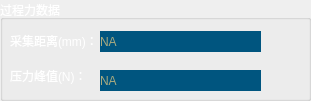
  <widget class="QGroupBox" name="groupBox_2">
   <property name="geometry">
    <rect>
     <x>700</x>
     <y>350</y>
     <width>311</width>
     <height>101</height>
    </rect>
   </property>
   <property name="palette">
    <palette>
     <active>
      <colorrole role="WindowText">
       <brush brushstyle="SolidPattern">
        <color alpha="255">
         <red>255</red>
         <green>255</green>
         <blue>255</blue>
        </color>
       </brush>
      </colorrole>
     </active>
     <inactive>
      <colorrole role="WindowText">
       <brush brushstyle="SolidPattern">
        <color alpha="255">
         <red>255</red>
         <green>255</green>
         <blue>255</blue>
        </color>
       </brush>
      </colorrole>
     </inactive>
     <disabled>
      <colorrole role="WindowText">
       <brush brushstyle="SolidPattern">
        <color alpha="255">
         <red>120</red>
         <green>120</green>
         <blue>120</blue>
        </color>
       </brush>
      </colorrole>
     </disabled>
    </palette>
   </property>
   <property name="title">
    <string>过程力数据</string>
   </property>
   <widget class="QLabel" name="label">
    <property name="geometry">
     <rect>
      <x>10</x>
      <y>20</y>
      <width>91</width>
      <height>41</height>
     </rect>
    </property>
    <property name="text">
     <string>采集距离(mm)：</string>
    </property>
   </widget>
   <widget class="QLabel" name="label_2">
    <property name="geometry">
     <rect>
      <x>10</x>
      <y>60</y>
      <width>91</width>
      <height>31</height>
     </rect>
    </property>
    <property name="text">
     <string>压力峰值(N)：</string>
    </property>
   </widget>
   <widget class="QLabel" name="dstLb">
    <property name="geometry">
     <rect>
      <x>100</x>
      <y>31</y>
      <width>161</width>
      <height>21</height>
     </rect>
    </property>
    <property name="palette">
     <palette>
      <active>
       <colorrole role="WindowText">
        <brush brushstyle="SolidPattern">
         <color alpha="255">
          <red>170</red>
          <green>170</green>
          <blue>127</blue>
         </color>
        </brush>
       </colorrole>
       <colorrole role="Button">
        <brush brushstyle="SolidPattern">
         <color alpha="255">
          <red>0</red>
          <green>85</green>
          <blue>127</blue>
         </color>
        </brush>
       </colorrole>
       <colorrole role="Base">
        <brush brushstyle="SolidPattern">
         <color alpha="255">
          <red>0</red>
          <green>85</green>
          <blue>127</blue>
         </color>
        </brush>
       </colorrole>
       <colorrole role="Window">
        <brush brushstyle="SolidPattern">
         <color alpha="255">
          <red>0</red>
          <green>85</green>
          <blue>127</blue>
         </color>
        </brush>
       </colorrole>
      </active>
      <inactive>
       <colorrole role="WindowText">
        <brush brushstyle="SolidPattern">
         <color alpha="255">
          <red>170</red>
          <green>170</green>
          <blue>127</blue>
         </color>
        </brush>
       </colorrole>
       <colorrole role="Button">
        <brush brushstyle="SolidPattern">
         <color alpha="255">
          <red>0</red>
          <green>85</green>
          <blue>127</blue>
         </color>
        </brush>
       </colorrole>
       <colorrole role="Base">
        <brush brushstyle="SolidPattern">
         <color alpha="255">
          <red>0</red>
          <green>85</green>
          <blue>127</blue>
         </color>
        </brush>
       </colorrole>
       <colorrole role="Window">
        <brush brushstyle="SolidPattern">
         <color alpha="255">
          <red>0</red>
          <green>85</green>
          <blue>127</blue>
         </color>
        </brush>
       </colorrole>
      </inactive>
      <disabled>
       <colorrole role="WindowText">
        <brush brushstyle="SolidPattern">
         <color alpha="255">
          <red>120</red>
          <green>120</green>
          <blue>120</blue>
         </color>
        </brush>
       </colorrole>
       <colorrole role="Button">
        <brush brushstyle="SolidPattern">
         <color alpha="255">
          <red>0</red>
          <green>85</green>
          <blue>127</blue>
         </color>
        </brush>
       </colorrole>
       <colorrole role="Base">
        <brush brushstyle="SolidPattern">
         <color alpha="255">
          <red>0</red>
          <green>85</green>
          <blue>127</blue>
         </color>
        </brush>
       </colorrole>
       <colorrole role="Window">
        <brush brushstyle="SolidPattern">
         <color alpha="255">
          <red>0</red>
          <green>85</green>
          <blue>127</blue>
         </color>
        </brush>
       </colorrole>
      </disabled>
     </palette>
    </property>
    <property name="styleSheet">
     <string notr="true">background-color: rgb(0, 85, 127);</string>
    </property>
    <property name="text">
     <string>NA</string>
    </property>
   </widget>
   <widget class="QLabel" name="pressLb">
    <property name="geometry">
     <rect>
      <x>100</x>
      <y>70</y>
      <width>161</width>
      <height>21</height>
     </rect>
    </property>
    <property name="palette">
     <palette>
      <active>
       <colorrole role="WindowText">
        <brush brushstyle="SolidPattern">
         <color alpha="255">
          <red>170</red>
          <green>170</green>
          <blue>127</blue>
         </color>
        </brush>
       </colorrole>
       <colorrole role="Button">
        <brush brushstyle="SolidPattern">
         <color alpha="255">
          <red>0</red>
          <green>85</green>
          <blue>127</blue>
         </color>
        </brush>
       </colorrole>
       <colorrole role="Base">
        <brush brushstyle="SolidPattern">
         <color alpha="255">
          <red>0</red>
          <green>85</green>
          <blue>127</blue>
         </color>
        </brush>
       </colorrole>
       <colorrole role="Window">
        <brush brushstyle="SolidPattern">
         <color alpha="255">
          <red>0</red>
          <green>85</green>
          <blue>127</blue>
         </color>
        </brush>
       </colorrole>
      </active>
      <inactive>
       <colorrole role="WindowText">
        <brush brushstyle="SolidPattern">
         <color alpha="255">
          <red>170</red>
          <green>170</green>
          <blue>127</blue>
         </color>
        </brush>
       </colorrole>
       <colorrole role="Button">
        <brush brushstyle="SolidPattern">
         <color alpha="255">
          <red>0</red>
          <green>85</green>
          <blue>127</blue>
         </color>
        </brush>
       </colorrole>
       <colorrole role="Base">
        <brush brushstyle="SolidPattern">
         <color alpha="255">
          <red>0</red>
          <green>85</green>
          <blue>127</blue>
         </color>
        </brush>
       </colorrole>
       <colorrole role="Window">
        <brush brushstyle="SolidPattern">
         <color alpha="255">
          <red>0</red>
          <green>85</green>
          <blue>127</blue>
         </color>
        </brush>
       </colorrole>
      </inactive>
      <disabled>
       <colorrole role="WindowText">
        <brush brushstyle="SolidPattern">
         <color alpha="255">
          <red>120</red>
          <green>120</green>
          <blue>120</blue>
         </color>
        </brush>
       </colorrole>
       <colorrole role="Button">
        <brush brushstyle="SolidPattern">
         <color alpha="255">
          <red>0</red>
          <green>85</green>
          <blue>127</blue>
         </color>
        </brush>
       </colorrole>
       <colorrole role="Base">
        <brush brushstyle="SolidPattern">
         <color alpha="255">
          <red>0</red>
          <green>85</green>
          <blue>127</blue>
         </color>
        </brush>
       </colorrole>
       <colorrole role="Window">
        <brush brushstyle="SolidPattern">
         <color alpha="255">
          <red>0</red>
          <green>85</green>
          <blue>127</blue>
         </color>
        </brush>
       </colorrole>
      </disabled>
     </palette>
    </property>
    <property name="styleSheet">
     <string notr="true">background-color: rgb(0, 85, 127);</string>
    </property>
    <property name="text">
     <string>NA</string>
    </property>
   </widget>
  </widget>
